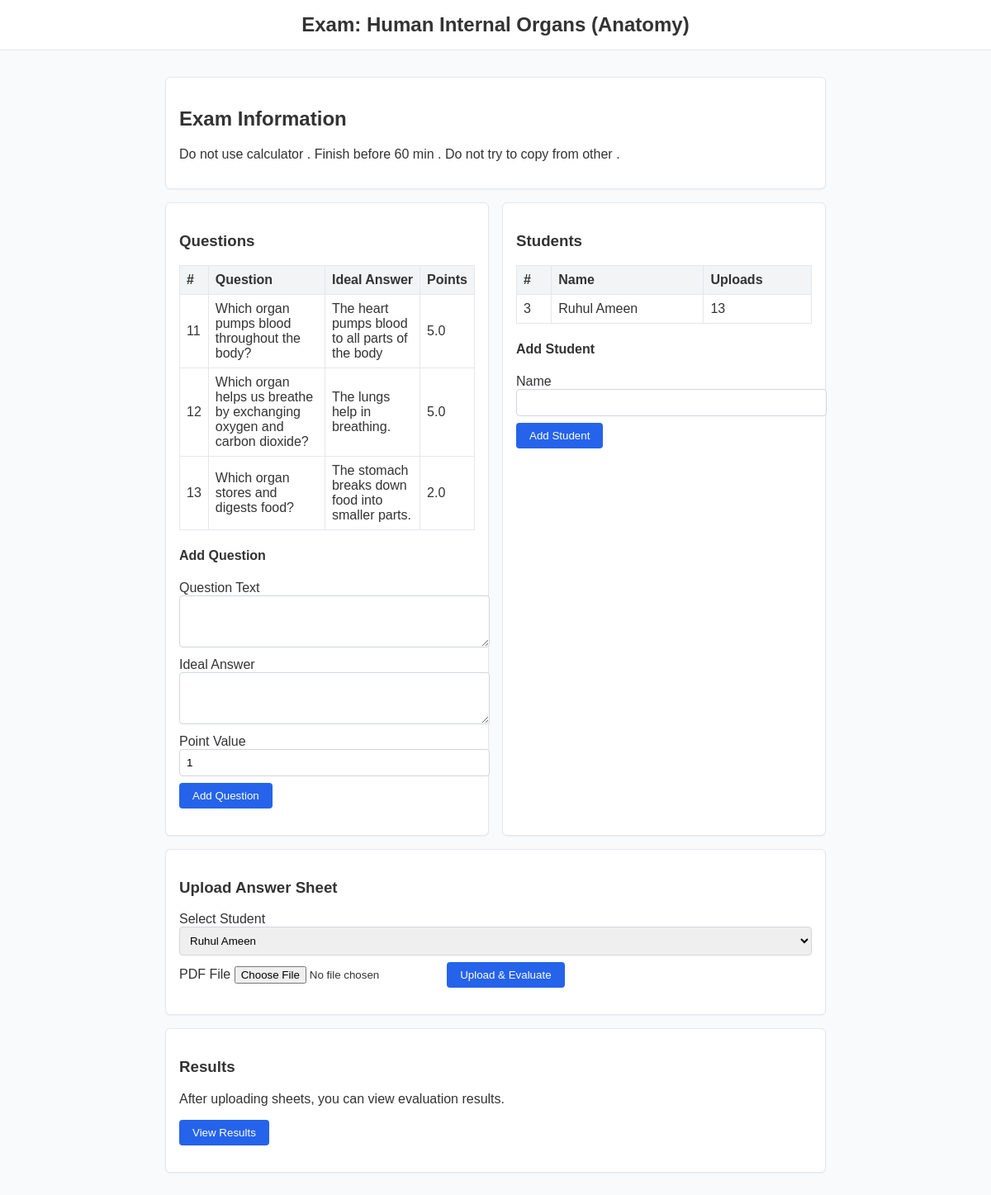
The page /exams/3 on the database as committed earlier.
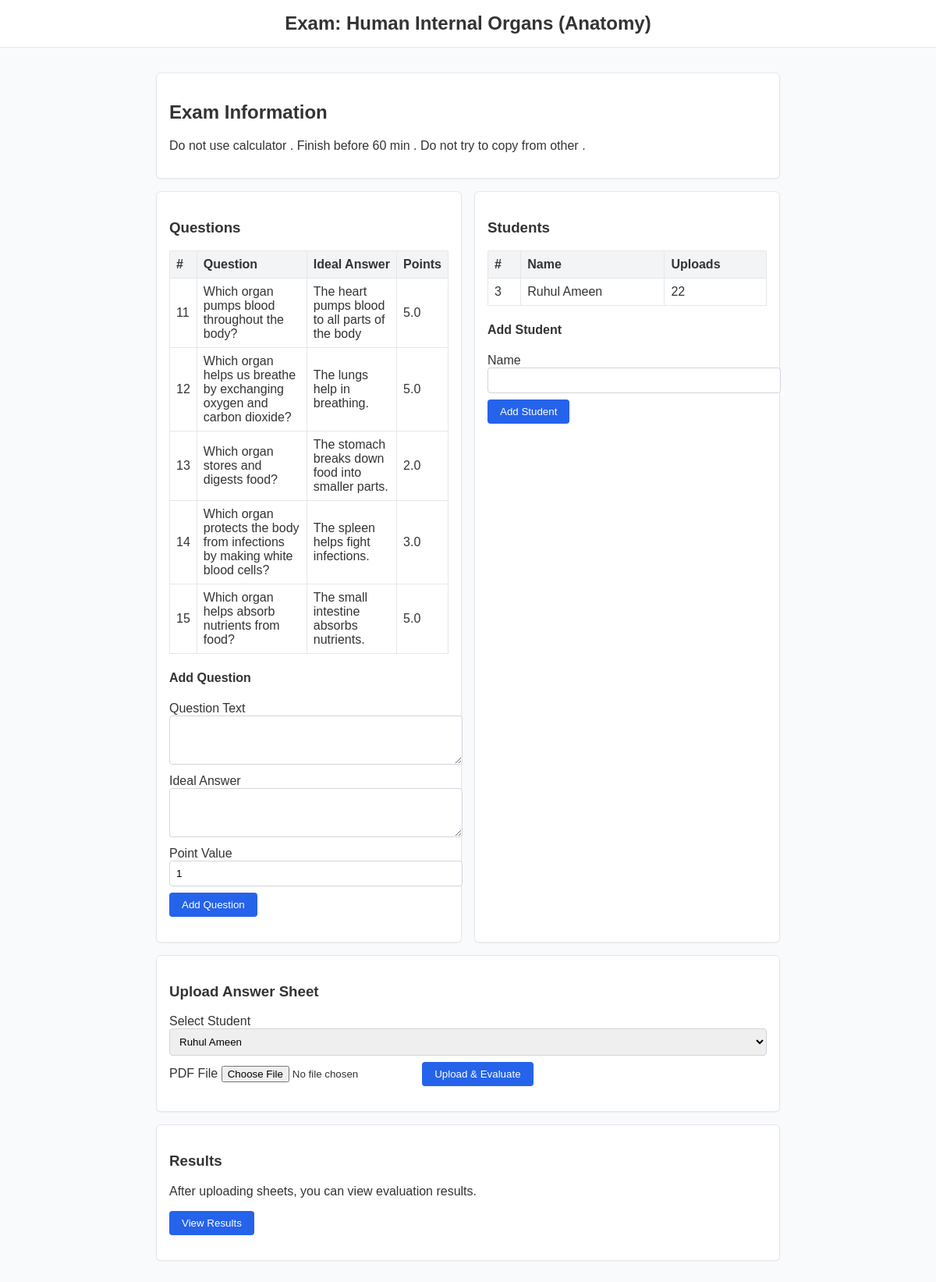
The same page on the database as committed later.
### tables this page shows
CREATE TABLE questions (
            id INTEGER PRIMARY KEY AUTOINCREMENT,
            exam_id INTEGER NOT NULL,
            text TEXT NOT NULL,
            ideal_answer TEXT NOT NULL,
            point_value REAL NOT NULL DEFAULT 1.0,
            FOREIGN KEY(exam_id) REFERENCES exams(id) ON DELETE CASCADE
        );

CREATE TABLE students (
            id INTEGER PRIMARY KEY AUTOINCREMENT,
            exam_id INTEGER NOT NULL,
            name TEXT NOT NULL,
            FOREIGN KEY(exam_id) REFERENCES exams(id) ON DELETE CASCADE
        );

### src/controllers/routers.py (the view)
@router.get("/exams/{exam_id}")
async def exam_detail(request: Request, exam_id: int):
    conn = get_db_connection()
    cur = conn.cursor()
    cur.execute("SELECT * FROM exams WHERE id = ?", (exam_id,))
    exam = cur.fetchone()
    if exam is None:
        conn.close()
        raise HTTPException(status_code=404, detail="Exam not found")
    cur.execute("SELECT * FROM questions WHERE exam_id = ? ORDER BY id", (exam_id,))
    questions = cur.fetchall()
    cur.execute("SELECT * FROM students WHERE exam_id = ? ORDER BY id", (exam_id,))
    students = cur.fetchall()
    sheet_counts = {}
    for student in students:
        cur.execute("SELECT COUNT(*) FROM answer_sheets WHERE student_id = ?", (student["id"],))
        sheet_counts[student["id"]] = cur.fetchone()[0]
    conn.close()
    return templates.TemplateResponse(
        "exam_detail.html",
        {
            "request": request,
            "exam": exam,
            "questions": questions,
            "students": students,
            "sheet_counts": sheet_counts,
        },
    )

### templates/exam_detail.html (shortened to what this page needs)
{% extends "base.html" %}
{% block content %}
<header>Exam: {{ exam.title }} ({{ exam.subject }})</header>
<main>
  <div class="card">
    <h2>Exam Information</h2>
    <p>{{ exam.instructions or 'No instructions provided.' }}</p>
  </div>
  <div class="flex">
    <div class="flex-1 card">
      <h3>Questions</h3>
      {% if questions %}
      <table>
        <thead><tr><th>#</th><th>Question</th><th>Ideal Answer</th><th>Points</th></tr></thead>
        <tbody>
        {% for q in questions %}
        <tr>
          <td>{{ q.id }}</td>
          <td>{{ q.text }}</td>
          <td>{{ q.ideal_answer }}</td>
          <td>{{ q.point_value }}</td>
        </tr>
        {% endfor %}
        </tbody>
      </table>
      {% else %}
      <p>No questions added yet.</p>
      {% endif %}
      <h4>Add Question</h4>
      <form action="/exams/{{ exam.id }}/questions" method="post">
        <label for="text">Question Text</label>
        <textarea name="text" id="text" required rows="3"></textarea>
        <label for="ideal_answer">Ideal Answer</label>
        <textarea name="ideal_answer" id="ideal_answer" required rows="3"></textarea>
        <label for="point_value">Point Value</label>
        <input type="number" name="point_value" id="point_value" step="0.1" value="1" required>
        <input type="submit" value="Add Question">
      </form>
    </div>
    <div class="flex-1 card">
      <h3>Students</h3>
      {% if students %}
      <table>
        <thead><tr><th>#</th><th>Name</th><th>Uploads</th></tr></thead>
        <tbody>
        {% for s in students %}
        <tr>
          <td>{{ s.id }}</td>
          <td>{{ s.name }}</td>
          <td>{{ sheet_counts[s.id] }}</td>
        </tr>
        {% endfor %}
        </tbody>
      </table>
      {% else %}
      <p>No students added yet.</p>
      {% endif %}
      <h4>Add Student</h4>
      <form action="/exams/{{ exam.id }}/students" method="post">
        <label for="name">Name</label>
        <input type="text" name="name" id="name" required>
        <input type="submit" value="Add Student">
      </form>
    </div>
  </div>
  <div class="card">
    <h3>Upload Answer Sheet</h3>
    {% if students %}
    <form action="/exams/{{ exam.id }}/upload" method="post" enctype="multipart/form-data">
      <label for="student_id">Select Student</label>
      <select name="student_id" id="student_id" required>
        {% for s in students %}
        <option value="{{ s.id }}">{{ s.name }}</option>
        {% endfor %}
      </select>
      <label for="file">PDF File</label>
      <input type="file" name="file" id="file" accept="application/pdf" required>
      <input type="submit" value="Upload & Evaluate">
    </form>
    {% else %}
    <div class="alert">Please add at least one student before uploading answer sheets.</div>
    {% endif %}
  </div>
  <div class="card">
    <h3>Results</h3>
    <p>After uploading sheets, you can view evaluation results.</p>
    <p><a href="/exams/{{ exam.id }}/results"><button>View Results</button></a></p>
  </div>
</main>
{% endblock %}

Rows that differ between the two databases and show on the page:
added questions: id "14", text "Which organ protects the body from infections by making white blood cells?", ideal_answer "The spleen helps fight infections.", point_value "3.0"
added questions: id "15", text "Which organ helps absorb nutrients from food?", ideal_answer "The small intestine absorbs nutrients.", point_value "5.0"
computed for students "Ruhul Ameen": sheet_counts "13" → "22"
